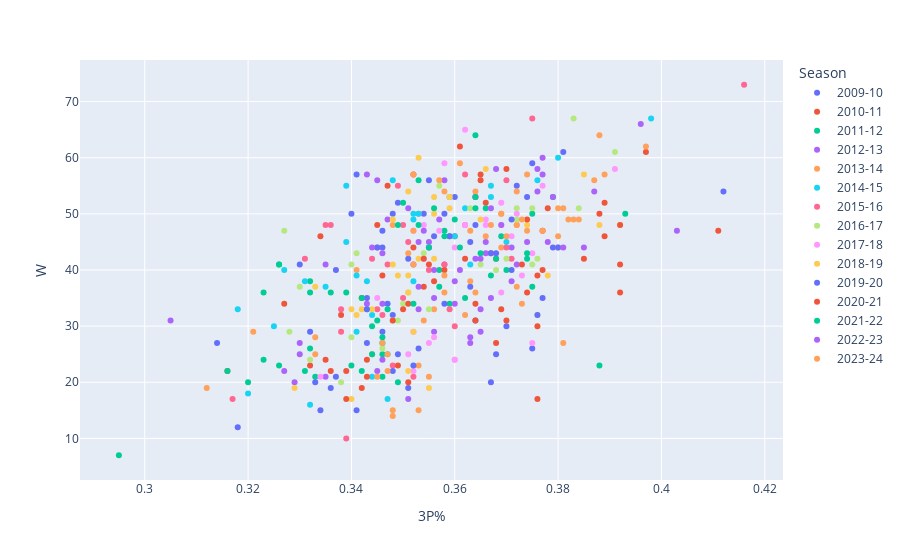

The cell this chart's notebook holds for it:
### Code cell
px.scatter(merged, x="3PA", y="W", color="Season", hover_name="Team")

### Figure 1 — Plotly figure (JSON) as saved in the notebook; plotly's stock layout.template omitted (floating-point values rounded to 4 significant figures)
{"data": [{"hovertemplate": "<b>%{hovertext}</b><br><br>Season=2009-10<br>3P%=%{x}<br>W=%{y}<extra></extra>", "hovertext": ["Orlando Magic", "Cleveland Cavaliers", "Utah Jazz", "San Antonio Spurs", "Atlanta Hawks", "Phoenix Suns", "Los Angeles Lakers", "Denver Nuggets", "Boston Celtics", "Portland Trail Blazers", "Team", "Team", "Oklahoma City Thunder", "Dallas Mavericks", "Miami Heat", "Milwaukee Bucks", "Charlotte Bobcats", "Houston Rockets", "Memphis Grizzlies", "Chicago Bulls", "Toronto Raptors", "New Orleans Hornets", "Team", "Team", "Indiana Pacers", "Golden State Warriors", "New York Knicks", "Philadelphia 76ers", "Sacramento Kings", "Washington Wizards", "Detroit Pistons", "Los Angeles Clippers", "Minnesota Timberwolves", "New Jersey Nets"], "legendgroup": "2009-10", "marker": {"color": "#636efa", "symbol": "circle"}, "mode": "markers", "name": "2009-10", "orientation": "v", "showlegend": true, "type": "scatter", "x": [0.375, 0.381, 0.364, 0.358, 0.36, 0.412, 0.341, 0.359, 0.348, 0.354, NaN, NaN, 0.34, 0.372, 0.346, 0.356, 0.346, 0.351, 0.337, 0.33, 0.371, 0.363, NaN, NaN, 0.348, 0.375, 0.346, 0.343, 0.349, 0.353, 0.314, 0.332, 0.341, 0.318], "xaxis": "x", "y": [59.0, 61.0, 53.0, 50.0, 53.0, 54.0, 57.0, 53.0, 50.0, 50.0, NaN, NaN, 50.0, 55.0, 47.0, 46.0, 44.0, 42.0, 40.0, 41.0, 40.0, 37.0, NaN, NaN, 32.0, 26.0, 29.0, 27.0, 25.0, 26.0, 27.0, 29.0, 15.0, 12.0], "yaxis": "y"}, {"hovertemplate": "<b>%{hovertext}</b><br><br>Season=2010-11<br>3P%=%{x}<br>W=%{y}<extra></extra>", "hovertext": ["Miami Heat", "Chicago Bulls", "Los Angeles Lakers", "San Antonio Spurs", "Boston Celtics", "Orlando Magic", "Denver Nuggets", "Dallas Mavericks", "Oklahoma City Thunder", "Memphis Grizzlies", "Team", "Team", "Houston Rockets", "Portland Trail Blazers", "Philadelphia 76ers", "New Orleans Hornets", "New York Knicks", "Milwaukee Bucks", "Phoenix Suns", "Atlanta Hawks", "Indiana Pacers", "Utah Jazz", "Team", "Team", "Golden State Warriors", "Los Angeles Clippers", "Detroit Pistons", "Charlotte Bobcats", "Sacramento Kings", "New Jersey Nets", "Toronto Raptors", "Minnesota Timberwolves", "Washington Wizards", "Cleveland Cavaliers"], "legendgroup": "2010-11", "marker": {"color": "#EF553B", "symbol": "circle"}, "mode": "markers", "name": "2010-11", "orientation": "v", "showlegend": true, "type": "scatter", "x": [0.37, 0.361, 0.352, 0.397, 0.365, 0.366, 0.388, 0.365, 0.347, 0.334, NaN, NaN, 0.367, 0.345, 0.355, 0.36, 0.368, 0.342, 0.377, 0.352, 0.354, 0.346, NaN, NaN, 0.392, 0.338, 0.376, 0.327, 0.335, 0.343, 0.316, 0.376, 0.332, 0.342], "xaxis": "x", "y": [58.0, 62.0, 57.0, 61.0, 56.0, 52.0, 50.0, 57.0, 55.0, 46.0, NaN, NaN, 43.0, 48.0, 41.0, 46.0, 42.0, 35.0, 40.0, 44.0, 37.0, 39.0, NaN, NaN, 36.0, 32.0, 30.0, 34.0, 24.0, 24.0, 22.0, 17.0, 23.0, 19.0], "yaxis": "y"}, {"hovertemplate": "<b>%{hovertext}</b><br><br>Season=2011-12<br>3P%=%{x}<br>W=%{y}<extra></extra>", "hovertext": ["Chicago Bulls", "San Antonio Spurs", "Oklahoma City Thunder", "Miami Heat", "Philadelphia 76ers", "Atlanta Hawks", "Indiana Pacers", "New York Knicks", "Denver Nuggets", "Boston Celtics", "Team", "Team", "Los Angeles Clippers", "Memphis Grizzlies", "Los Angeles Lakers", "Dallas Mavericks", "Orlando Magic", "Utah Jazz", "Milwaukee Bucks", "Houston Rockets", "Phoenix Suns", "Portland Trail Blazers", "Team", "Team", "Minnesota Timberwolves", "Golden State Warriors", "Toronto Raptors", "New Orleans Hornets", "Washington Wizards", "Detroit Pistons", "Sacramento Kings", "New Jersey Nets", "Cleveland Cavaliers", "Charlotte Bobcats"], "legendgroup": "2011-12", "marker": {"color": "#00cc96", "symbol": "circle"}, "mode": "markers", "name": "2011-12", "orientation": "v", "showlegend": true, "type": "scatter", "x": [0.375, 0.393, 0.358, 0.359, 0.362, 0.37, 0.368, 0.336, 0.332, 0.367, NaN, NaN, 0.357, 0.326, 0.326, 0.339, 0.375, 0.323, 0.345, 0.359, 0.343, 0.346, NaN, NaN, 0.332, 0.388, 0.34, 0.333, 0.32, 0.346, 0.316, 0.342, 0.346, 0.295], "xaxis": "x", "y": [50.0, 50.0, 47.0, 46.0, 35.0, 40.0, 42.0, 36.0, 38.0, 39.0, NaN, NaN, 40.0, 41.0, 41.0, 36.0, 37.0, 36.0, 31.0, 34.0, 33.0, 28.0, NaN, NaN, 26.0, 23.0, 23.0, 21.0, 20.0, 25.0, 22.0, 22.0, 21.0, 7.0], "yaxis": "y"}, {"hovertemplate": "<b>%{hovertext}</b><br><br>Season=2012-13<br>3P%=%{x}<br>W=%{y}<extra></extra>", "hovertext": ["Oklahoma City Thunder", "Miami Heat", "Los Angeles Clippers", "San Antonio Spurs", "Denver Nuggets", "New York Knicks", "Memphis Grizzlies", "Indiana Pacers", "Houston Rockets", "Brooklyn Nets", "Team", "Team", "Los Angeles Lakers", "Golden State Warriors", "Atlanta Hawks", "Chicago Bulls", "Utah Jazz", "Boston Celtics", "Dallas Mavericks", "Milwaukee Bucks", "Toronto Raptors", "Minnesota Timberwolves", "Team", "Team", "Washington Wizards", "Portland Trail Blazers", "Philadelphia 76ers", "Detroit Pistons", "New Orleans Hornets", "Cleveland Cavaliers", "Sacramento Kings", "Phoenix Suns", "Orlando Magic", "Charlotte Bobcats"], "legendgroup": "2012-13", "marker": {"color": "#ab63fa", "symbol": "circle"}, "mode": "markers", "name": "2012-13", "orientation": "v", "showlegend": true, "type": "scatter", "x": [0.377, 0.396, 0.358, 0.376, 0.343, 0.376, 0.345, 0.347, 0.366, 0.357, NaN, NaN, 0.355, 0.403, 0.371, 0.353, 0.366, 0.358, 0.372, 0.36, 0.343, 0.305, NaN, NaN, 0.365, 0.353, 0.36, 0.356, 0.363, 0.346, 0.363, 0.33, 0.329, 0.335], "xaxis": "x", "y": [60.0, 66.0, 56.0, 58.0, 57.0, 54.0, 56.0, 49.0, 45.0, 49.0, NaN, NaN, 45.0, 47.0, 44.0, 45.0, 43.0, 41.0, 41.0, 38.0, 34.0, 31.0, NaN, NaN, 29.0, 33.0, 34.0, 29.0, 27.0, 24.0, 28.0, 25.0, 20.0, 21.0], "yaxis": "y"}, {"hovertemplate": "<b>%{hovertext}</b><br><br>Season=2013-14<br>3P%=%{x}<br>W=%{y}<extra></extra>", "hovertext": ["San Antonio Spurs", "Los Angeles Clippers", "Oklahoma City Thunder", "Miami Heat", "Golden State Warriors", "Indiana Pacers", "Houston Rockets", "Portland Trail Blazers", "Toronto Raptors", "Phoenix Suns", "Team", "Team", "Minnesota Timberwolves", "Dallas Mavericks", "Chicago Bulls", "Memphis Grizzlies", "Washington Wizards", "Charlotte Bobcats", "Atlanta Hawks", "New York Knicks", "Brooklyn Nets", "Denver Nuggets", "Team", "Team", "New Orleans Pelicans", "Sacramento Kings", "Cleveland Cavaliers", "Detroit Pistons", "Boston Celtics", "Orlando Magic", "Los Angeles Lakers", "Utah Jazz", "Milwaukee Bucks", "Philadelphia 76ers"], "legendgroup": "2013-14", "marker": {"color": "#FFA15A", "symbol": "circle"}, "mode": "markers", "name": "2013-14", "orientation": "v", "showlegend": true, "type": "scatter", "x": [0.397, 0.352, 0.361, 0.364, 0.38, 0.357, 0.358, 0.372, 0.372, 0.372, NaN, NaN, 0.341, 0.384, 0.348, 0.353, 0.38, 0.351, 0.363, 0.372, 0.369, 0.358, NaN, NaN, 0.373, 0.333, 0.356, 0.321, 0.333, 0.353, 0.381, 0.344, 0.353, 0.312], "xaxis": "x", "y": [62.0, 57.0, 59.0, 54.0, 51.0, 56.0, 54.0, 54.0, 48.0, 48.0, NaN, NaN, 40.0, 49.0, 48.0, 50.0, 44.0, 43.0, 38.0, 37.0, 44.0, 36.0, NaN, NaN, 34.0, 28.0, 33.0, 29.0, 25.0, 23.0, 27.0, 25.0, 15.0, 19.0], "yaxis": "y"}, {"hovertemplate": "<b>%{hovertext}</b><br><br>Season=2014-15<br>3P%=%{x}<br>W=%{y}<extra></extra>", "hovertext": ["Golden State Warriors", "Los Angeles Clippers", "San Antonio Spurs", "Atlanta Hawks", "Cleveland Cavaliers", "Portland Trail Blazers", "Houston Rockets", "Memphis Grizzlies", "Toronto Raptors", "Chicago Bulls", "Team", "Team", "Dallas Mavericks", "Oklahoma City Thunder", "New Orleans Pelicans", "Washington Wizards", "Milwaukee Bucks", "Indiana Pacers", "Utah Jazz", "Boston Celtics", "Phoenix Suns", "Detroit Pistons", "Team", "Team", "Miami Heat", "Brooklyn Nets", "Charlotte Hornets", "Denver Nuggets", "Sacramento Kings", "Orlando Magic", "Los Angeles Lakers", "Minnesota Timberwolves", "Philadelphia 76ers", "New York Knicks"], "legendgroup": "2014-15", "marker": {"color": "#19d3f3", "symbol": "circle"}, "mode": "markers", "name": "2014-15", "orientation": "v", "showlegend": true, "type": "scatter", "x": [0.398, 0.376, 0.367, 0.38, 0.367, 0.362, 0.348, 0.339, 0.352, 0.353, NaN, NaN, 0.352, 0.339, 0.37, 0.36, 0.363, 0.352, 0.343, 0.327, 0.341, 0.344, NaN, NaN, 0.335, 0.331, 0.318, 0.325, 0.341, 0.347, 0.344, 0.332, 0.32, 0.347], "xaxis": "x", "y": [67.0, 56.0, 55.0, 60.0, 53.0, 51.0, 56.0, 55.0, 49.0, 50.0, NaN, NaN, 50.0, 45.0, 45.0, 46.0, 41.0, 38.0, 38.0, 40.0, 39.0, 32.0, NaN, NaN, 37.0, 38.0, 33.0, 30.0, 29.0, 25.0, 21.0, 16.0, 18.0, 17.0], "yaxis": "y"}, {"hovertemplate": "<b>%{hovertext}</b><br><br>Season=2015-16<br>3P%=%{x}<br>W=%{y}<extra></extra>", "hovertext": ["San Antonio Spurs", "Golden State Warriors", "Oklahoma City Thunder", "Cleveland Cavaliers", "Toronto Raptors", "Los Angeles Clippers", "Atlanta Hawks", "Boston Celtics", "Charlotte Hornets", "Utah Jazz", "Team", "Team", "Miami Heat", "Indiana Pacers", "Portland Trail Blazers", "Detroit Pistons", "Houston Rockets", "Dallas Mavericks", "Washington Wizards", "Chicago Bulls", "Orlando Magic", "Sacramento Kings", "Team", "Team", "Memphis Grizzlies", "New York Knicks", "Denver Nuggets", "Minnesota Timberwolves", "New Orleans Pelicans", "Milwaukee Bucks", "Phoenix Suns", "Brooklyn Nets", "Los Angeles Lakers", "Philadelphia 76ers"], "legendgroup": "2015-16", "marker": {"color": "#FF6692", "symbol": "circle"}, "mode": "markers", "name": "2015-16", "orientation": "v", "showlegend": true, "type": "scatter", "x": [0.375, 0.416, 0.349, 0.362, 0.37, 0.364, 0.35, 0.335, 0.362, 0.355, NaN, NaN, 0.336, 0.351, 0.37, 0.345, 0.347, 0.344, 0.358, 0.371, 0.35, 0.359, NaN, NaN, 0.331, 0.346, 0.338, 0.338, 0.36, 0.345, 0.348, 0.352, 0.317, 0.339], "xaxis": "x", "y": [67.0, 73.0, 55.0, 57.0, 56.0, 53.0, 48.0, 48.0, 48.0, 40.0, NaN, NaN, 48.0, 45.0, 44.0, 44.0, 41.0, 42.0, 41.0, 42.0, 35.0, 33.0, NaN, NaN, 42.0, 32.0, 33.0, 29.0, 30.0, 33.0, 23.0, 21.0, 17.0, 10.0], "yaxis": "y"}, {"hovertemplate": "<b>%{hovertext}</b><br><br>Season=2016-17<br>3P%=%{x}<br>W=%{y}<extra></extra>", "hovertext": ["Golden State Warriors", "San Antonio Spurs", "Houston Rockets", "Toronto Raptors", "Los Angeles Clippers", "Utah Jazz", "Cleveland Cavaliers", "Boston Celtics", "Washington Wizards", "Miami Heat", "Team", "Team", "Oklahoma City Thunder", "Memphis Grizzlies", "Denver Nuggets", "Chicago Bulls", "Charlotte Hornets", "Indiana Pacers", "Milwaukee Bucks", "Portland Trail Blazers", "Atlanta Hawks", "Detroit Pistons", "Team", "Team", "Minnesota Timberwolves", "New Orleans Pelicans", "Dallas Mavericks", "New York Knicks", "Sacramento Kings", "Phoenix Suns", "Philadelphia 76ers", "Brooklyn Nets", "Orlando Magic", "Los Angeles Lakers"], "legendgroup": "2016-17", "marker": {"color": "#B6E880", "symbol": "circle"}, "mode": "markers", "name": "2016-17", "orientation": "v", "showlegend": true, "type": "scatter", "x": [0.383, 0.391, 0.357, 0.363, 0.375, 0.372, 0.384, 0.359, 0.372, 0.365, NaN, NaN, 0.327, 0.354, 0.368, 0.34, 0.351, 0.376, 0.37, 0.375, 0.341, 0.33, NaN, NaN, 0.349, 0.35, 0.355, 0.348, 0.376, 0.332, 0.34, 0.338, 0.328, 0.346], "xaxis": "x", "y": [67.0, 61.0, 55.0, 51.0, 51.0, 51.0, 51.0, 53.0, 49.0, 41.0, NaN, NaN, 47.0, 43.0, 40.0, 41.0, 36.0, 42.0, 42.0, 41.0, 43.0, 37.0, NaN, NaN, 31.0, 34.0, 33.0, 31.0, 32.0, 24.0, 28.0, 20.0, 29.0, 26.0], "yaxis": "y"}, {"hovertemplate": "<b>%{hovertext}</b><br><br>Season=2017-18<br>3P%=%{x}<br>W=%{y}<extra></extra>", "hovertext": ["Houston Rockets", "Toronto Raptors", "Golden State Warriors", "Utah Jazz", "Philadelphia 76ers", "Boston Celtics", "Oklahoma City Thunder", "San Antonio Spurs", "Portland Trail Blazers", "Minnesota Timberwolves", "Team", "Team", "Denver Nuggets", "Indiana Pacers", "New Orleans Pelicans", "Cleveland Cavaliers", "Washington Wizards", "Miami Heat", "Charlotte Hornets", "Los Angeles Clippers", "Detroit Pistons", "Milwaukee Bucks", "Team", "Team", "Los Angeles Lakers", "Dallas Mavericks", "New York Knicks", "Brooklyn Nets", "Orlando Magic", "Atlanta Hawks", "Memphis Grizzlies", "Chicago Bulls", "Sacramento Kings", "Phoenix Suns"], "legendgroup": "2017-18", "marker": {"color": "#FF97FF", "symbol": "circle"}, "mode": "markers", "name": "2017-18", "orientation": "v", "showlegend": true, "type": "scatter", "x": [0.362, 0.358, 0.391, 0.366, 0.369, 0.377, 0.354, 0.352, 0.366, 0.357, NaN, NaN, 0.371, 0.369, 0.362, 0.372, 0.375, 0.36, 0.369, 0.354, 0.373, 0.355, NaN, NaN, 0.345, 0.36, 0.352, 0.356, 0.351, 0.36, 0.352, 0.355, 0.375, 0.334], "xaxis": "x", "y": [65.0, 59.0, 58.0, 48.0, 52.0, 55.0, 48.0, 47.0, 49.0, 47.0, NaN, NaN, 46.0, 48.0, 48.0, 50.0, 43.0, 44.0, 36.0, 42.0, 39.0, 44.0, NaN, NaN, 35.0, 24.0, 29.0, 28.0, 25.0, 24.0, 22.0, 27.0, 27.0, 21.0], "yaxis": "y"}, {"hovertemplate": "<b>%{hovertext}</b><br><br>Season=2018-19<br>3P%=%{x}<br>W=%{y}<extra></extra>", "hovertext": ["Milwaukee Bucks", "Golden State Warriors", "Toronto Raptors", "Utah Jazz", "Houston Rockets", "Boston Celtics", "Portland Trail Blazers", "Denver Nuggets", "Indiana Pacers", "Oklahoma City Thunder", "Team", "Team", "Philadelphia 76ers", "San Antonio Spurs", "Los Angeles Clippers", "Orlando Magic", "Brooklyn Nets", "Detroit Pistons", "Miami Heat", "Sacramento Kings", "Charlotte Hornets", "New Orleans Pelicans", "Team", "Team", "Dallas Mavericks", "Minnesota Timberwolves", "Los Angeles Lakers", "Memphis Grizzlies", "Washington Wizards", "Atlanta Hawks", "Chicago Bulls", "New York Knicks", "Phoenix Suns", "Cleveland Cavaliers"], "legendgroup": "2018-19", "marker": {"color": "#FECB52", "symbol": "circle"}, "mode": "markers", "name": "2018-19", "orientation": "v", "showlegend": true, "type": "scatter", "x": [0.353, 0.385, 0.366, 0.356, 0.356, 0.365, 0.359, 0.351, 0.374, 0.348, NaN, NaN, 0.359, 0.392, 0.388, 0.356, 0.353, 0.348, 0.349, 0.378, 0.351, 0.344, NaN, NaN, 0.34, 0.351, 0.333, 0.342, 0.341, 0.352, 0.351, 0.34, 0.329, 0.355], "xaxis": "x", "y": [60.0, 57.0, 58.0, 50.0, 53.0, 49.0, 53.0, 54.0, 48.0, 49.0, NaN, NaN, 51.0, 48.0, 48.0, 42.0, 42.0, 41.0, 39.0, 39.0, 39.0, 33.0, NaN, NaN, 33.0, 36.0, 37.0, 33.0, 32.0, 29.0, 22.0, 17.0, 19.0, 19.0], "yaxis": "y"}, {"hovertemplate": "<b>%{hovertext}</b><br><br>Season=2019-20<br>3P%=%{x}<br>W=%{y}<extra></extra>", "hovertext": ["Milwaukee Bucks", "Boston Celtics", "Los Angeles Clippers", "Toronto Raptors", "Los Angeles Lakers", "Dallas Mavericks", "Miami Heat", "Houston Rockets", "Utah Jazz", "Philadelphia 76ers", "Team", "Team", "Denver Nuggets", "Indiana Pacers", "Oklahoma City Thunder", "Phoenix Suns", "Brooklyn Nets", "Orlando Magic", "San Antonio Spurs", "Memphis Grizzlies", "Portland Trail Blazers", "New Orleans Pelicans", "Team", "Team", "Sacramento Kings", "Chicago Bulls", "Detroit Pistons", "Minnesota Timberwolves", "Washington Wizards", "New York Knicks", "Charlotte Hornets", "Atlanta Hawks", "Cleveland Cavaliers", "Golden State Warriors"], "legendgroup": "2019-20", "marker": {"color": "#636efa", "symbol": "circle"}, "mode": "markers", "name": "2019-20", "orientation": "v", "showlegend": true, "type": "scatter", "x": [0.355, 0.364, 0.371, 0.374, 0.349, 0.367, 0.379, 0.345, 0.38, 0.368, NaN, NaN, 0.359, 0.363, 0.355, 0.358, 0.343, 0.343, 0.376, 0.347, 0.377, 0.37, NaN, NaN, 0.364, 0.348, 0.367, 0.336, 0.368, 0.337, 0.352, 0.333, 0.351, 0.334], "xaxis": "x", "y": [56.0, 48.0, 49.0, 53.0, 52.0, 43.0, 44.0, 44.0, 44.0, 43.0, NaN, NaN, 46.0, 45.0, 44.0, 34.0, 35.0, 33.0, 32.0, 34.0, 35.0, 30.0, NaN, NaN, 31.0, 22.0, 20.0, 19.0, 25.0, 21.0, 23.0, 20.0, 19.0, 15.0], "yaxis": "y"}, {"hovertemplate": "<b>%{hovertext}</b><br><br>Season=2020-21<br>3P%=%{x}<br>W=%{y}<extra></extra>", "hovertext": ["Utah Jazz", "Los Angeles Clippers", "Phoenix Suns", "Milwaukee Bucks", "Philadelphia 76ers", "Denver Nuggets", "Brooklyn Nets", "Los Angeles Lakers", "Dallas Mavericks", "New York Knicks", "Team", "Team", "Atlanta Hawks", "Portland Trail Blazers", "Boston Celtics", "Golden State Warriors", "Memphis Grizzlies", "Miami Heat", "Indiana Pacers", "New Orleans Pelicans", "Toronto Raptors", "Chicago Bulls", "Team", "Team", "San Antonio Spurs", "Washington Wizards", "Charlotte Hornets", "Sacramento Kings", "Detroit Pistons", "Minnesota Timberwolves", "Houston Rockets", "Cleveland Cavaliers", "Orlando Magic", "Oklahoma City Thunder"], "legendgroup": "2020-21", "marker": {"color": "#EF553B", "symbol": "circle"}, "mode": "markers", "name": "2020-21", "orientation": "v", "showlegend": true, "type": "scatter", "x": [0.389, 0.411, 0.378, 0.389, 0.374, 0.377, 0.392, 0.354, 0.362, 0.392, NaN, NaN, 0.373, 0.385, 0.374, 0.376, 0.356, 0.358, 0.364, 0.348, 0.368, 0.37, NaN, NaN, 0.35, 0.351, 0.369, 0.364, 0.351, 0.349, 0.339, 0.336, 0.343, 0.339], "xaxis": "x", "y": [52.0, 47.0, 51.0, 46.0, 49.0, 47.0, 48.0, 42.0, 42.0, 41.0, NaN, NaN, 41.0, 42.0, 36.0, 39.0, 38.0, 40.0, 34.0, 31.0, 27.0, 31.0, NaN, NaN, 33.0, 34.0, 33.0, 31.0, 20.0, 23.0, 17.0, 22.0, 21.0, 22.0], "yaxis": "y"}, {"hovertemplate": "<b>%{hovertext}</b><br><br>Season=2021-22<br>3P%=%{x}<br>W=%{y}<extra></extra>", "hovertext": ["Boston Celtics", "Phoenix Suns", "Utah Jazz", "Memphis Grizzlies", "Golden State Warriors", "Miami Heat", "Dallas Mavericks", "Milwaukee Bucks", "Philadelphia 76ers", "Minnesota Timberwolves", "Team", "Team", "Denver Nuggets", "Toronto Raptors", "Cleveland Cavaliers", "Atlanta Hawks", "Brooklyn Nets", "Charlotte Hornets", "San Antonio Spurs", "Los Angeles Clippers", "New York Knicks", "Chicago Bulls", "Team", "Team", "New Orleans Pelicans", "Los Angeles Lakers", "Washington Wizards", "Indiana Pacers", "Sacramento Kings", "Detroit Pistons", "Orlando Magic", "Oklahoma City Thunder", "Houston Rockets", "Portland Trail Blazers"], "legendgroup": "2021-22", "marker": {"color": "#00cc96", "symbol": "circle"}, "mode": "markers", "name": "2021-22", "orientation": "v", "showlegend": true, "type": "scatter", "x": [0.356, 0.364, 0.36, 0.353, 0.364, 0.379, 0.35, 0.366, 0.364, 0.358, NaN, NaN, 0.353, 0.349, 0.355, 0.374, 0.361, 0.365, 0.352, 0.374, 0.357, 0.369, NaN, NaN, 0.332, 0.347, 0.342, 0.344, 0.344, 0.326, 0.331, 0.323, 0.349, 0.346], "xaxis": "x", "y": [51.0, 64.0, 49.0, 56.0, 53.0, 53.0, 52.0, 51.0, 51.0, 46.0, NaN, NaN, 48.0, 48.0, 44.0, 43.0, 44.0, 43.0, 34.0, 42.0, 37.0, 46.0, NaN, NaN, 36.0, 33.0, 35.0, 25.0, 30.0, 23.0, 22.0, 24.0, 20.0, 27.0], "yaxis": "y"}, {"hovertemplate": "<b>%{hovertext}</b><br><br>Season=2022-23<br>3P%=%{x}<br>W=%{y}<extra></extra>", "hovertext": ["Boston Celtics", "Cleveland Cavaliers", "Philadelphia 76ers", "Memphis Grizzlies", "Milwaukee Bucks", "Denver Nuggets", "New York Knicks", "Sacramento Kings", "Phoenix Suns", "New Orleans Pelicans", "Team", "Team", "Golden State Warriors", "Toronto Raptors", "Chicago Bulls", "Oklahoma City Thunder", "Brooklyn Nets", "Los Angeles Lakers", "Los Angeles Clippers", "Atlanta Hawks", "Dallas Mavericks", "Minnesota Timberwolves", "Team", "Team", "Miami Heat", "Utah Jazz", "Washington Wizards", "Orlando Magic", "Indiana Pacers", "Portland Trail Blazers", "Charlotte Hornets", "Houston Rockets", "Detroit Pistons", "San Antonio Spurs"], "legendgroup": "2022-23", "marker": {"color": "#ab63fa", "symbol": "circle"}, "mode": "markers", "name": "2022-23", "orientation": "v", "showlegend": true, "type": "scatter", "x": [0.377, 0.367, 0.387, 0.351, 0.368, 0.379, 0.354, 0.369, 0.374, 0.364, NaN, NaN, 0.385, 0.335, 0.361, 0.356, 0.378, 0.346, 0.381, 0.352, 0.371, 0.365, NaN, NaN, 0.344, 0.353, 0.356, 0.346, 0.367, 0.365, 0.33, 0.327, 0.351, 0.345], "xaxis": "x", "y": [57.0, 51.0, 54.0, 51.0, 58.0, 53.0, 47.0, 48.0, 45.0, 42.0, NaN, NaN, 44.0, 41.0, 40.0, 40.0, 45.0, 43.0, 44.0, 41.0, 38.0, 42.0, NaN, NaN, 44.0, 37.0, 35.0, 34.0, 35.0, 33.0, 27.0, 22.0, 17.0, 22.0], "yaxis": "y"}, {"hovertemplate": "<b>%{hovertext}</b><br><br>Season=2023-24<br>3P%=%{x}<br>W=%{y}<extra></extra>", "hovertext": ["Boston Celtics", "Oklahoma City Thunder", "Minnesota Timberwolves", "Denver Nuggets", "New York Knicks", "New Orleans Pelicans", "Los Angeles Clippers", "Philadelphia 76ers", "Phoenix Suns", "Indiana Pacers", "Team", "Team", "Golden State Warriors", "Milwaukee Bucks", "Cleveland Cavaliers", "Dallas Mavericks", "Orlando Magic", "Miami Heat", "Sacramento Kings", "Houston Rockets", "Los Angeles Lakers", "Chicago Bulls", "Team", "Team", "Atlanta Hawks", "Brooklyn Nets", "Utah Jazz", "San Antonio Spurs", "Toronto Raptors", "Memphis Grizzlies", "Detroit Pistons", "Washington Wizards", "Portland Trail Blazers", "Charlotte Hornets"], "legendgroup": "2023-24", "marker": {"color": "#FFA15A", "symbol": "circle"}, "mode": "markers", "name": "2023-24", "orientation": "v", "showlegend": true, "type": "scatter", "x": [0.388, 0.389, 0.387, 0.374, 0.369, 0.383, 0.381, 0.363, 0.382, 0.374, NaN, NaN, 0.38, 0.373, 0.367, 0.369, 0.352, 0.37, 0.366, 0.352, 0.377, 0.358, NaN, NaN, 0.364, 0.362, 0.354, 0.347, 0.347, 0.346, 0.348, 0.348, 0.345, 0.355], "xaxis": "x", "y": [64.0, 57.0, 56.0, 57.0, 50.0, 49.0, 51.0, 47.0, 49.0, 47.0, NaN, NaN, 46.0, 49.0, 48.0, 50.0, 47.0, 46.0, 46.0, 41.0, 47.0, 39.0, NaN, NaN, 36.0, 32.0, 31.0, 22.0, 25.0, 27.0, 14.0, 15.0, 21.0, 21.0], "yaxis": "y"}], "layout": {"legend": {"title": {"text": "Season"}, "tracegroupgap": 0}, "margin": {"t": 60}, "xaxis": {"anchor": "y", "domain": [0, 1], "title": {"text": "3P%"}}, "yaxis": {"anchor": "x", "domain": [0, 1], "title": {"text": "W"}}}}
